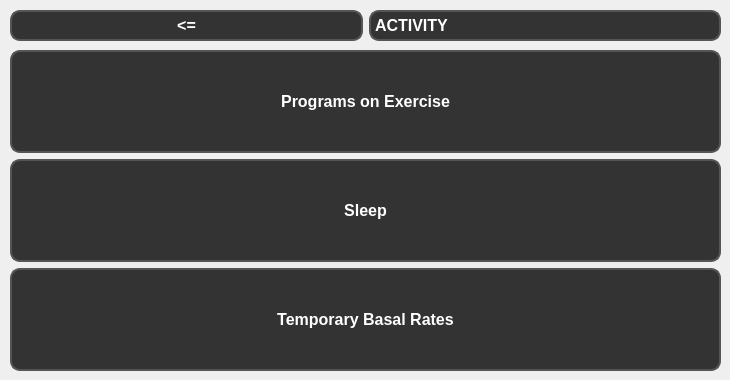
        <widget class="QWidget" name="activityPage">
         <widget class="QWidget" name="horizontalLayoutWidget_4">
          <property name="geometry">
           <rect>
            <x>10</x>
            <y>10</y>
            <width>711</width>
            <height>31</height>
           </rect>
          </property>
          <layout class="QHBoxLayout" name="horizontalLayout_9">
           <item>
            <widget class="QPushButton" name="backButton_Activity">
             <property name="sizePolicy">
              <sizepolicy hsizetype="Minimum" vsizetype="Preferred">
               <horstretch>0</horstretch>
               <verstretch>0</verstretch>
              </sizepolicy>
             </property>
             <property name="styleSheet">
              <string notr="true">QPushButton {
    font: bold 12pt;
    background-color: #333;
    color: white;
    border-radius: 10px;
    border: 2px solid #555;
}</string>
             </property>
             <property name="text">
              <string>&lt;=</string>
             </property>
            </widget>
           </item>
           <item>
            <widget class="QLabel" name="activityLabel">
             <property name="styleSheet">
              <string notr="true">QLabel {
    font: bold 12pt;
    background-color: #333;
    color: white;
    border-radius: 10px;
    border: 2px solid #555;
        qproperty-alignment: 'AlignCenter';
}</string>
             </property>
             <property name="text">
              <string>ACTIVITY</string>
             </property>
            </widget>
           </item>
          </layout>
         </widget>
         <widget class="QWidget" name="verticalLayoutWidget_4">
          <property name="geometry">
           <rect>
            <x>10</x>
            <y>50</y>
            <width>711</width>
            <height>321</height>
           </rect>
          </property>
          <layout class="QVBoxLayout" name="verticalLayout_7">
           <item>
            <widget class="QPushButton" name="programsOnExerciseButton">
             <property name="sizePolicy">
              <sizepolicy hsizetype="Minimum" vsizetype="Minimum">
               <horstretch>0</horstretch>
               <verstretch>0</verstretch>
              </sizepolicy>
             </property>
             <property name="minimumSize">
              <size>
               <width>0</width>
               <height>75</height>
              </size>
             </property>
             <property name="styleSheet">
              <string notr="true">QPushButton {
    font: bold 12pt;
    background-color: #333;
    color: white;
    border-radius: 10px;
    border: 2px solid #555;
}</string>
             </property>
             <property name="text">
              <string>Programs on Exercise</string>
             </property>
            </widget>
           </item>
           <item>
            <widget class="QPushButton" name="sleepButton">
             <property name="sizePolicy">
              <sizepolicy hsizetype="Minimum" vsizetype="Minimum">
               <horstretch>0</horstretch>
               <verstretch>0</verstretch>
              </sizepolicy>
             </property>
             <property name="minimumSize">
              <size>
               <width>0</width>
               <height>75</height>
              </size>
             </property>
             <property name="styleSheet">
              <string notr="true">QPushButton {
    font: bold 12pt;
    background-color: #333;
    color: white;
    border-radius: 10px;
    border: 2px solid #555;
}</string>
             </property>
             <property name="text">
              <string>Sleep</string>
             </property>
            </widget>
           </item>
           <item>
            <widget class="QPushButton" name="tempBasalRatesButton">
             <property name="sizePolicy">
              <sizepolicy hsizetype="Minimum" vsizetype="Minimum">
               <horstretch>0</horstretch>
               <verstretch>0</verstretch>
              </sizepolicy>
             </property>
             <property name="minimumSize">
              <size>
               <width>0</width>
               <height>75</height>
              </size>
             </property>
             <property name="styleSheet">
              <string notr="true">QPushButton {
    font: bold 12pt;
    background-color: #333;
    color: white;
    border-radius: 10px;
    border: 2px solid #555;
}</string>
             </property>
             <property name="text">
              <string>Temporary Basal Rates</string>
             </property>
            </widget>
           </item>
          </layout>
         </widget>
        </widget>
